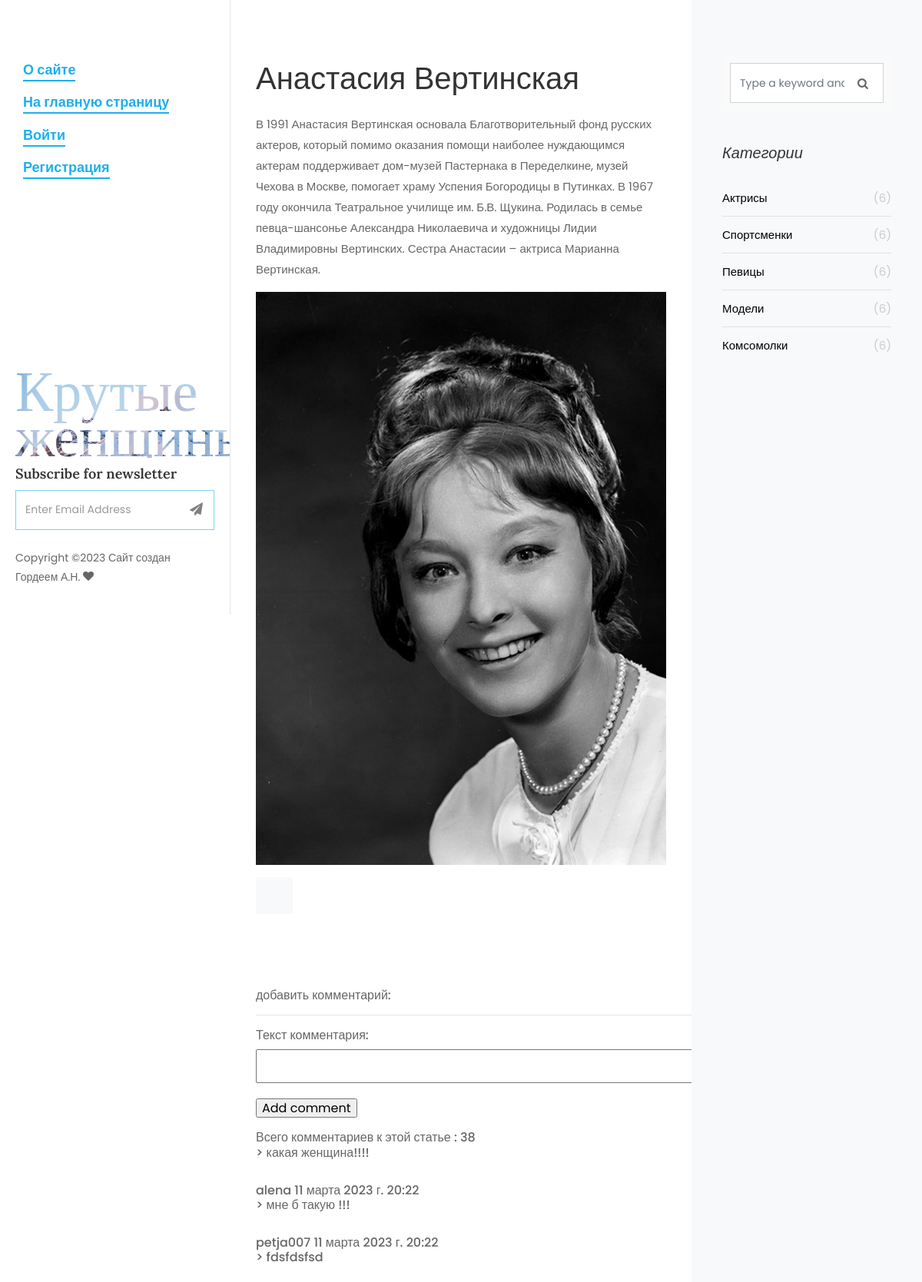
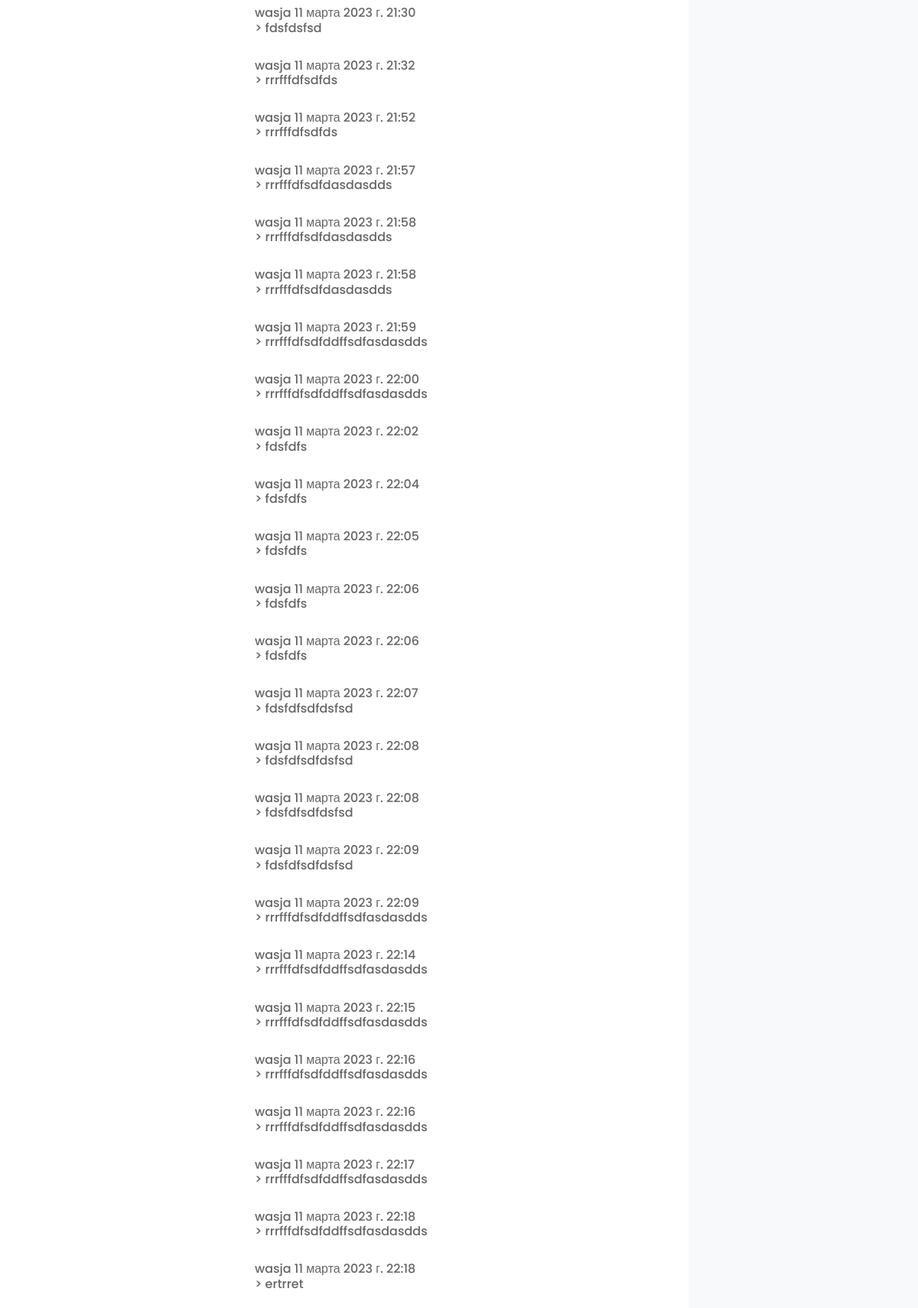
Screenshot of /post/anastasiya-vertinskaya/ (upper part) with the database file from the repository (2 pictures, top to bottom).
### women/models.py (models this page shows, shortened)
class Women(models.Model):
    objects = None
    title = models.CharField(max_length=255, verbose_name='Заголовок')
    content = models.TextField(blank=True)
    photo = models.ImageField(upload_to="photos/%Y/%m/%d/")
    time_create = models.DateTimeField(auto_now_add=True)
    slug = models.SlugField(max_length=250, unique= True, db_index= True, verbose_name= "URL")
    time_update = models.DateTimeField(auto_now=True)
    is_published = models.BooleanField(default=True)
    cat = models.ForeignKey('Category', on_delete=models.PROTECT, )
    class Meta:
        verbose_name_plural = 'Известные женщины'
        ordering = ('cat', 'title')

class Comments(models.Model):
    article = models.ForeignKey(Women, on_delete=models.CASCADE, verbose_name='Статья', blank=True, null=True,
                                related_name='comments_articles')
    author = models.ForeignKey(User, on_delete=models.CASCADE, verbose_name='Автор комментария', blank=True, null=True)
    create_date = models.DateTimeField(auto_now=True)
    text = models.TextField(verbose_name='Текст комментария')
    status = models.BooleanField(verbose_name='Видимость статьи', default=False)

class Category(models.Model):
    name = models.CharField(max_length=100, db_index=True)
    slug = models.SlugField(max_length=250, unique=True, db_index=True, verbose_name='URL')
    class Meta:
        verbose_name_plural = 'Категории'
    def get_absolute_url(self):
        return reverse('category', kwargs={'cat_slug': self.slug})

### women/views.py (the view, shortened to what this page needs)
# urls.py: path('post/<slug:post_slug>/', ShowPost.as_view(), name='post'),
class ShowPost(DataMixin, FormMixin, DetailView):
    model = Women
    template_name = 'women/single.html'
    slug_url_kwarg = 'post_slug'
    context_object_name = 'post'
    form_class = CommentForm
    def post(self, request, *args, **kwargs):
        form = self.get_form()
        if form.is_valid():
            return self.form_valid(form)
        else:
            return self.form_invalid(form)
    def get_context_data(self, *, object_list=None, **kwargs):
        context = super().get_context_data(**kwargs)
        context['menu'] = menu
        context['cats'] = Category.objects.all()
        return context

### women/forms.py
class CommentForm(forms.ModelForm):
    class Meta:
        model = Comments
        fields = ('text',)
    def __init__(self,*args,**kwargs):
        super().__init__(*args,**kwargs)
        for field in self.fields:
            self.fields[field].widget.attrs['class'] = 'form-control'
        self.fields['text'].widget = Textarea(attrs={'rows':2})

### women/templates/women/single.html (shortened to what this page needs)
{% load static %}
<!DOCTYPE html>
<html lang="en">
  <head>
    <link rel="stylesheet" href="{% static 'css/open-iconic-bootstrap.min.css' %}">
    <link rel="stylesheet" href="{% static 'css/animate.css' %}">
    <link rel="stylesheet" href="{% static 'css/owl.carousel.min.css' %}">
    <link rel="stylesheet" href="{% static 'css/owl.theme.default.min.css' %}">
    <link rel="stylesheet" href="{% static 'css/magnific-popup.css' %}">
    <link rel="stylesheet" href="{% static 'css/aos.css' %}">
    <link rel="stylesheet" href="{% static 'css/ionicons.min.css' %}">
    <link rel="stylesheet" href="{% static 'css/bootstrap-datepicker.css' %}">
    <link rel="stylesheet" href="{% static 'css/jquery.timepicker.css' %}">
    <link rel="stylesheet" href="{%  static 'css/flaticon.css' %}">
    <link rel="stylesheet" href="{% static 'css/icomoon.css' %}">
    <link rel="stylesheet" href="{% static 'css/style.css' %}">
  </head>
  <body>
	{% include 'women/side-header.html' %}
		<div id="colorlib-main">
			<section class="ftco-section ftco-no-pt ftco-no-pb">
	    	<div class="container">
	    		<div class="row d-flex">
	    			<div class="col-lg-8 px-md-5 py-5">
	    				<div class="row pt-md-4">
	    					<h1 class="mb-3">{{  post.title }} </h1>
		            <p>{{ post.content }}</p>
		            <p>
		              <img src="{{ post.photo.url }}" alt="" class="img-fluid">
		            </p>
		            <div class="about-author d-flex p-4 bg-light">
		            </div>
		            <div class="pt-5 mt-5">
		              <h6 class="mb-3">
						  <p>
							  добавить комментарий:
						  <hr>
						  <form action="."  method="post">
						  		{{ form.as_p }}
							  <p><input type="submit" value="Add comment"></p>
							  Всего комментариев к  этой статье : {{ post.comments_articles.all.count }}
							  {% for item in  post.comments_articles.all %}
							  <ul class="comment-list" >
							  <li   class="comment">> {{ item.text }} </li>
								  <br>
								  <div  class="comment-body" >
							  {{ item.author }} {{ item.create_date }}
							  			</div>
							  </ul>
							  {% endfor %}
						  </form>
					  </h6>
		            </div>
			    		</div>
			    	</div>
	    			<div class="col-lg-4 sidebar ftco-animate bg-light pt-5">
	            <div class="sidebar-box pt-md-4">
	              <form action="#" class="search-form">
	                <div class="form-group">
	                  <span class="icon icon-search"></span>
	                  <input type="text" class="form-control" placeholder="Type a keyword and hit enter">
	                </div>
	              </form>
	            </div>
	            <div class="sidebar-box ftco-animate">
					<h3 class="sidebar-heading">Категории </h3>
	              <ul class="categories">
					{% for cat in cats %}
	                <li><a href="{{ cat.get_absolute_url  }}"> {{ cat.name }}	 <span>(6)</span></a></li>
					  {% endfor %}
	              </ul>
	            </div>
	                </div>
	              </div>
	            </div>
	            </div>
	            <div class="sidebar-box ftco-animate">
	            	<h3 class="sidebar-heading">Archives</h3>
	            </div>
	          </div>
  </body>
</html>

### women/static/css/icomoon.css (style rules this page uses)
[class^="icon-"], [class*=" icon-"] { font-family: 'icomoon' !important; speak: none; font-style: normal; font-weight: normal; font-variant: normal; text-transform: none; line-height: 1; -webkit-font-smoothing: antialiased; -moz-osx-font-smoothing: grayscale; }
.icon-search:before { content: "\f002"; }

### rows the page displays
Women: title "Анастасия Вертинская", content "В 1991 Анастасия Вертинская основала Благотворительный фонд русских актеров, который помимо оказания помощи наиболее нуждающимся актерам поддерживает дом-музей Пастернака в Переделкине, музей Чехова в Москве, помогает храму Успения Богородицы в Путинках. В 1967 году окончила Театральное училище им. Б.В. Щукина. Родилась в семье певца-шансонье Александра Николаевича и художницы Лидии Владимировны Вертинских. Сестра Анастасии – актриса Марианна Вертинская.", photo (picture), comments_articles.all.count "38"
Comments: text "какая женщина!!!!", author "alena", create_date "11 марта 2023 г. 20:22"
Comments: text "мне б такую !!!", author "petja007", create_date "11 марта 2023 г. 20:22"
Comments: text "fdsfdsfsd", author "wasja", create_date "11 марта 2023 г. 21:30"
Comments: text "fdsfdsfsd", author "wasja", create_date "11 марта 2023 г. 21:32"
Comments: text "rrrfffdfsdfds", author "wasja", create_date "11 марта 2023 г. 21:52"
Comments: text "rrrfffdfsdfds", author "wasja", create_date "11 марта 2023 г. 21:57"
Comments: text "rrrfffdfsdfdasdasdds", author "wasja", create_date "11 марта 2023 г. 21:58"
Comments: text "rrrfffdfsdfdasdasdds", author "wasja", create_date "11 марта 2023 г. 21:58"
Comments: text "rrrfffdfsdfdasdasdds", author "wasja", create_date "11 марта 2023 г. 21:59"
Comments: text "rrrfffdfsdfddffsdfasdasdds", author "wasja", create_date "11 марта 2023 г. 22:00"
Comments: text "rrrfffdfsdfddffsdfasdasdds", author "wasja", create_date "11 марта 2023 г. 22:02"
Comments: text "fdsfdfs", author "wasja", create_date "11 марта 2023 г. 22:04"
Comments: text "fdsfdfs", author "wasja", create_date "11 марта 2023 г. 22:05"
Comments: text "fdsfdfs", author "wasja", create_date "11 марта 2023 г. 22:06"
Comments: text "fdsfdfs", author "wasja", create_date "11 марта 2023 г. 22:06"
Comments: text "fdsfdfs", author "wasja", create_date "11 марта 2023 г. 22:07"
Comments: text "fdsfdfsdfdsfsd", author "wasja", create_date "11 марта 2023 г. 22:08"
Comments: text "fdsfdfsdfdsfsd", author "wasja", create_date "11 марта 2023 г. 22:08"
Comments: text "fdsfdfsdfdsfsd", author "wasja", create_date "11 марта 2023 г. 22:09"
Comments: text "fdsfdfsdfdsfsd", author "wasja", create_date "11 марта 2023 г. 22:09"
Comments: text "rrrfffdfsdfddffsdfasdasdds", author "wasja", create_date "11 марта 2023 г. 22:14"
Comments: text "rrrfffdfsdfddffsdfasdasdds", author "wasja", create_date "11 марта 2023 г. 22:15"
Comments: text "rrrfffdfsdfddffsdfasdasdds", author "wasja", create_date "11 марта 2023 г. 22:16"
Comments: text "rrrfffdfsdfddffsdfasdasdds", author "wasja", create_date "11 марта 2023 г. 22:16"
Comments: text "rrrfffdfsdfddffsdfasdasdds", author "wasja", create_date "11 марта 2023 г. 22:17"
Comments: text "rrrfffdfsdfddffsdfasdasdds", author "wasja", create_date "11 марта 2023 г. 22:18"
Comments: text "rrrfffdfsdfddffsdfasdasdds", author "wasja", create_date "11 марта 2023 г. 22:18"
Comments: text "ertrret"
Category: name "Актрисы"
Category: name "Спортсменки"
Category: name "Певицы"
Category: name "Модели"
Category: name "Комсомолки"

### other values shown
{{ m.title }} "О сайте" "На главную страницу" "Войти" "Регистрация"
